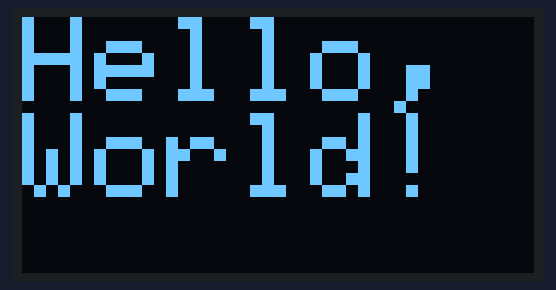
Bench run of a sketch on a simulated Arduino Uno, built with avr-gcc and run on an emulated ATmega328P. On the bench: 128×64 one-colour display.

Above: at 0.77 s.

Measured:
- what the display in image 0 shows lasts 0.5 s, from 0.5 s to 1.0 s

The sketch:

OLED.ino
```cpp
#include <Wire.h>
#include <Adafruit_GFX.h>
#include <Adafruit_SSD1306.h>

#define SCREEN_WIDTH 128
#define SCREEN_HEIGHT 64

Adafruit_SSD1306 display(SCREEN_WIDTH, SCREEN_HEIGHT, &Wire, -1);

bool showText = true;  // حالة النص: ظاهر أم لا
unsigned long previousMillis = 0;
const long interval = 500;  // مدة الوميض بالميلي ثانية (1 ثانية)

void setup() {
  Serial.begin(115200);

  if(!display.begin(SSD1306_SWITCHCAPVCC, 0x3C)) {
    Serial.println(F("فشل في تشغيل الشاشة"));
    for(;;);
  }

  display.clearDisplay();
  display.setTextSize(3);
  display.setTextColor(SSD1306_WHITE);
  display.setCursor(0, 0);
  display.display();
}

void loop() {
  unsigned long currentMillis = millis();

  if (currentMillis - previousMillis >= interval) {
    previousMillis = currentMillis;

    display.clearDisplay();

    if (showText) {
      display.setCursor(0, 0);
      display.println(F("Hello, World!"));
    }

    display.display();
    showText = !showText; // قلب الحالة
  }
}
```
